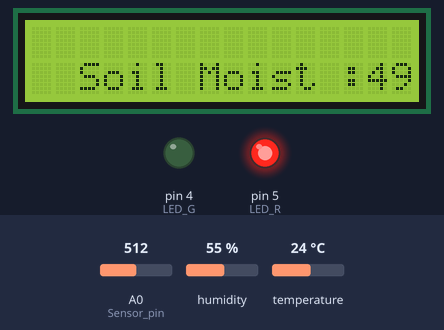
Simulated run of this sketch. Board: Arduino Uno, built with avr-gcc and run on an emulated ATmega328P. On the bench: 16×2 character LCD, output pins drawn as LEDs (lit = HIGH). Inputs (shaded band) come from the test bench; at power-on: A0 (Sensor_pin) = 512, humidity 55 %, temperature 24 °C. What the sketch prints to the serial monitor is not drawn.

Above: at 1.2 s.
1.3 s: A0 (Sensor_pin) set to 690
At 3.6 s:
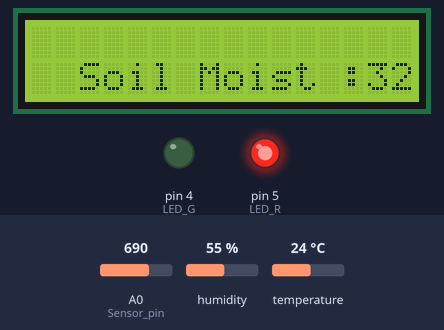
3.9 s: A0 (Sensor_pin) set to 710
At 5.7 s:
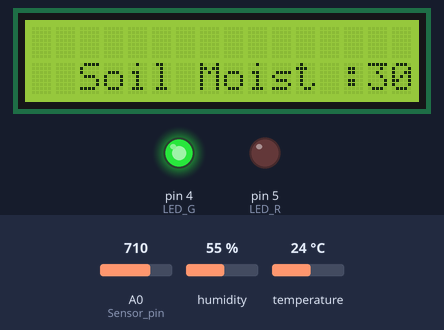
6.3 s: A0 (Sensor_pin) set to 904
At 7.7 s:
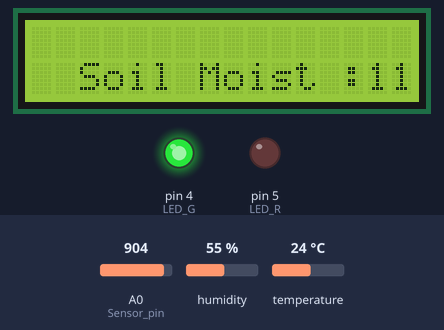
8.6 s: A0 (Sensor_pin) set to 937
At 10.6 s:
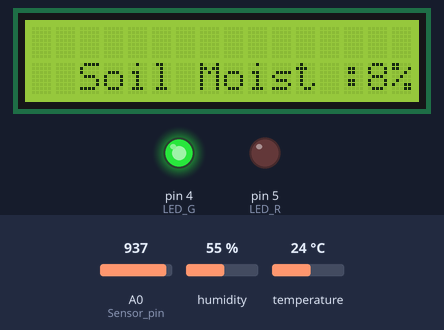
10.9 s: A0 (Sensor_pin) set to 716
At 12.8 s:
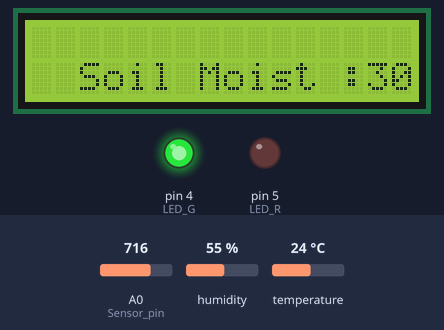
Timing chart, 0 to 14.2 s (numbered marks = the images above; inputs shaded):
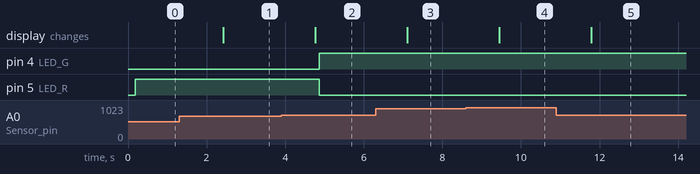

Measured:
- the behaviour switches between 700 and 701 on A0 (Sensor_pin) (found by bisection; images 1 and 2)
- the behaviour switches between 920 and 921 on A0 (Sensor_pin) (found by bisection; images 3 and 4)
- after the input at 1.3 s, the display: changes after 1.1 s (image 1)
- after the input at 3.9 s, pin 4 (LED_G): LOW → HIGH after 0.97 s; pin 5 (LED_R): HIGH → LOW after 0.97 s; the display: changes after 0.87 s (image 2)
- after the input at 6.3 s, the display: changes after 0.81 s (image 3)
- after the input at 8.6 s, the display: changes after 0.85 s (image 4)
- after the input at 10.9 s, the display: changes after 0.88 s (image 5)

The sketch:

water_sensor.ino
```cpp
//스마트화분 작동 코드입니다.
#include <Wire.h>
#include <LiquidCrystal_I2C.h>
#include <DHT.h>
#include <SoftwareSerial.h>
#define DHTPIN 6 // 디지털 5번핀 매핑!!
#define DHTTYPE DHT22 // DHT 11센서 !!
DHT dht(DHTPIN, DHTTYPE);
String str;
int oldmos=-1;
LiquidCrystal_I2C lcd(0x27, 16, 2);
SoftwareSerial BTSerial(2,3);

int Sensor_pin = A0   ; // Sensor pin = A0
int LED_R = 5; // RED LED = Pin No.3
int LED_G = 4; // GREEN LED = Pin No.4


void setup()
{
  Serial.begin(9600);
  BTSerial.begin(9600);
  lcd.init();
  lcd.backlight();
  lcd.home();

  lcd.setCursor(3,1);
  lcd.write(0);

  pinMode(LED_R,OUTPUT);
  pinMode(LED_G,OUTPUT);
}

void loop()
{
  int btn = BTSerial.read();
  int tem = dht.readTemperature();
  int hum = dht.readHumidity();
  int soil_mos;

  soil_mos=1023-analogRead(0);
  soil_mos=map(soil_mos, 0, 1023, 0, 100);
  if (oldmos!=soil_mos) {
    lcd.setCursor(2,2);
    lcd.print("Soil Moist :");
    lcd.print(soil_mos);
    lcd.print("%");
  }

  Serial.println(analogRead(Sensor_pin));
  delay(100); // s = 0.1

  if(analogRead(Sensor_pin) > 700){
    digitalWrite(LED_R,LOW);
    digitalWrite(LED_G,HIGH);
  } // 35%일대 초록불 점등
  else{
    digitalWrite(LED_R,HIGH);
    digitalWrite(LED_G,LOW);
  }
  if (btn = '0') {
    BTSerial.print("온도 : ");
    BTSerial.print(tem);
    BTSerial.println("℃");
    BTSerial.print("습도 : ");
    BTSerial.println(hum);
    delay(1000);
  }


  if (btn = '5') {
    BTSerial.print("토양수분 : ");
    BTSerial.print(soil_mos);
    BTSerial.println("%");
  }
}
```
